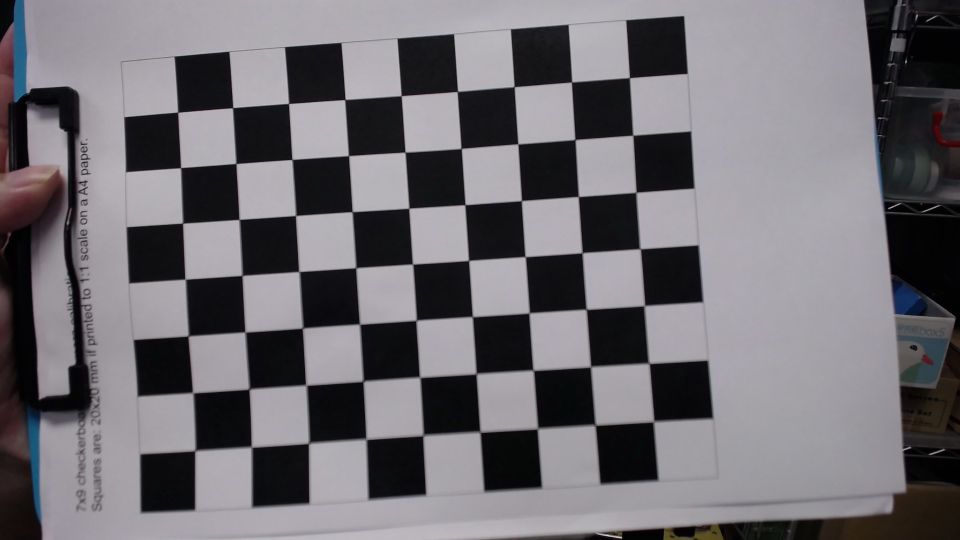
#> input picture test_image.jpg, 1920 x 1080 px, given in place of the camera (shown at 1/2 size)
$ python color_masking.py
#> lines starting #> are read from the running program, lines starting #| are printed output that depends on the picture; after the words box and inside, x2 and y2 are one past the last pixel; in counts of white or black regions, pixels touching at a corner belong together
#> further down, frame is the input picture: shape (1080, 1920, 3); mean B, G, R 113.6, 108.8, 111.4

import cv2
import numpy as np
# HSV format(8 bytes) => [ 0~180, 0~255, 0~255]

# define range of blue color in HSV
lower_blue = np.array([110,100,50]) #lower_blue = np.array([110,50,50])
upper_blue = np.array([130,255,255])#upper_blue = np.array([130,255,255])

# define range of green color in HSV
lower_green = np.array([50,50,100])
upper_green = np.array([70,255,255])

# define range of red color in HSV
# lower_red = np.array([-10,178,128])
# upper_red = np.array([11,256,240])
lower_red_1= np.array([0, 50, 50])
upper_red_1 = np.array([10, 255, 255])
lower_red_2 = np.array([150, 50, 50])
upper_red_2 = np.array([180, 255, 255])

# red1 = np.array([-10,178,128, 11,256,240])
# red2 = np.array([168, 178, 131, 189, 252, 232])

# define range of white color in HSV
lower_white = np.array([0,0,240])
upper_white = np.array([150,5,255])

# define range of yellow color in HSV
lower_yellow = np.array([20,50,100])
upper_yellow = np.array([40,255,255])

def colorMasking(frame):
    # Convert BGR to HSV
    hsv = cv2.cvtColor(frame, cv2.COLOR_BGR2HSV)
#> hsv: shape (1080, 1920, 3); mean H, S, V 125.3, 27.4, 114.5
    # Threshold the HSV image to get only blue colors
    mask_blue = cv2.inRange(hsv, lower_blue, upper_blue)
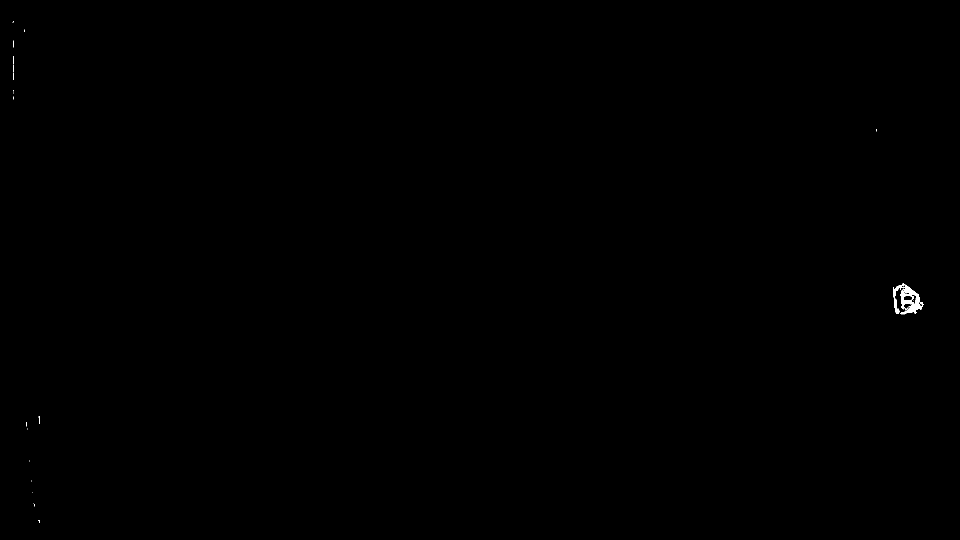
#> mask_blue: shape (1080, 1920) (shown at 1/2 size); 0.09% white; 26 white regions (24 under 20 px), largest, box (x1, y1, x2, y2) and area: (1786, 567, 1847, 629) 1663, (78, 832, 80, 848) 20
    # Threshold the HSV image to get only green colors
    mask_green = cv2.inRange(hsv, lower_green, upper_green)
#> mask_green: shape (1080, 1920); every value is 0
    # Threshold the HSV image to get only red colors
    mask_red = cv2.bitwise_or(cv2.inRange(hsv, lower_red_1, upper_red_1) , cv2.inRange(hsv, lower_red_2, upper_red_2))
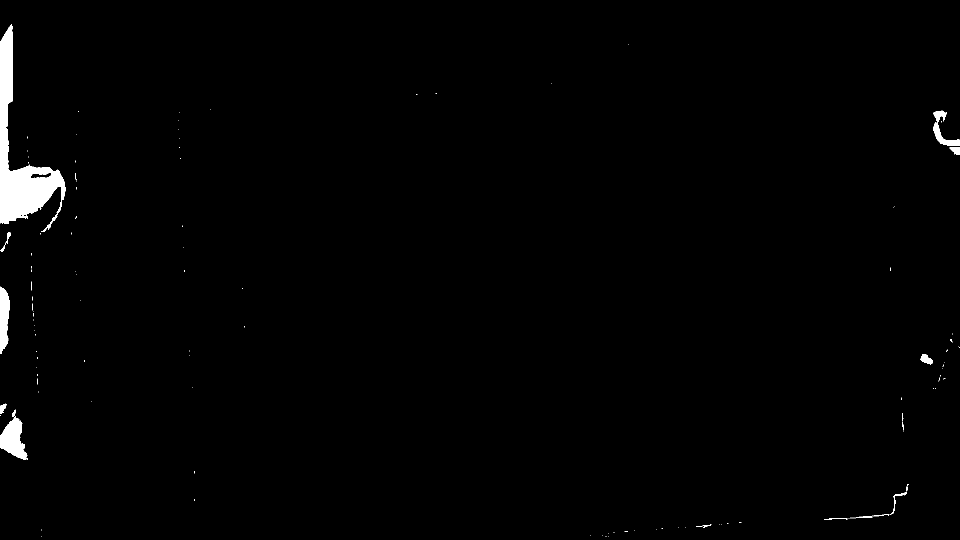
#> mask_red: shape (1080, 1920) (shown at 1/2 size); 1.2% white; 128 white regions (112 under 20 px), largest, box (x1, y1, x2, y2) and area: (0, 48, 131, 460) 16177, (0, 819, 56, 920) 2833, (0, 573, 19, 708) 1971
    # Threshold the HSV image to get only red colors
    mask_white = cv2.inRange(hsv, lower_white, upper_white)
    # Threshold the HSV image to get only red colors
    mask_yellow = cv2.inRange(hsv, lower_yellow, upper_yellow)
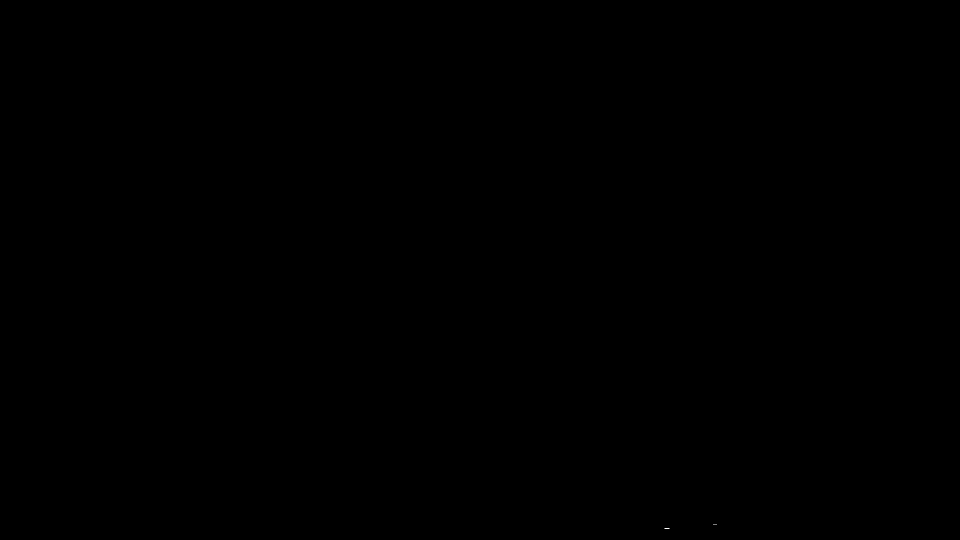
#> mask_yellow: shape (1080, 1920) (shown at 1/2 size); 0% white in thin lines or dots, all inside (x1, y1, x2, y2) = (1329, 1048, 1434, 1058)
    return mask_blue, mask_green, mask_red, mask_white, mask_yellow


if __name__ == '__main__':
    cap = cv2.VideoCapture(0,cv2.CAP_DSHOW)
    # cap = cv2.VideoCapture('2024-03-25_17-24-36.mp4') # 讀取電腦中的影片
    cap.set(cv2.CAP_PROP_FRAME_WIDTH, 1920)
    cap.set(cv2.CAP_PROP_FRAME_HEIGHT, 1080)
    if not cap.isOpened():
        print("Cannot open camera")
        exit()

    while True:
    # Capture frame-by-frame
        ret, frame = cap.read()

        # if frame is read correctly ret is True
        if not ret:
            print("Can't receive frame (stream end?). Exiting ...")
            break

        # Convert BGR to HSV
        mask_blue, mask_green, mask_red, mask_white, mask_yellow = colorMasking(frame=frame)
        res = cv2.bitwise_and(frame,frame, mask= mask_blue)

        cv2.imshow('frame',frame)
        cv2.imshow('mask',mask_blue)
        cv2.imshow('mask',res)

        if cv2.waitKey(1) == ord('q'):
#> (key q is pressed here)
            break

    cap.release()
    cv2.destroyAllWindows()
